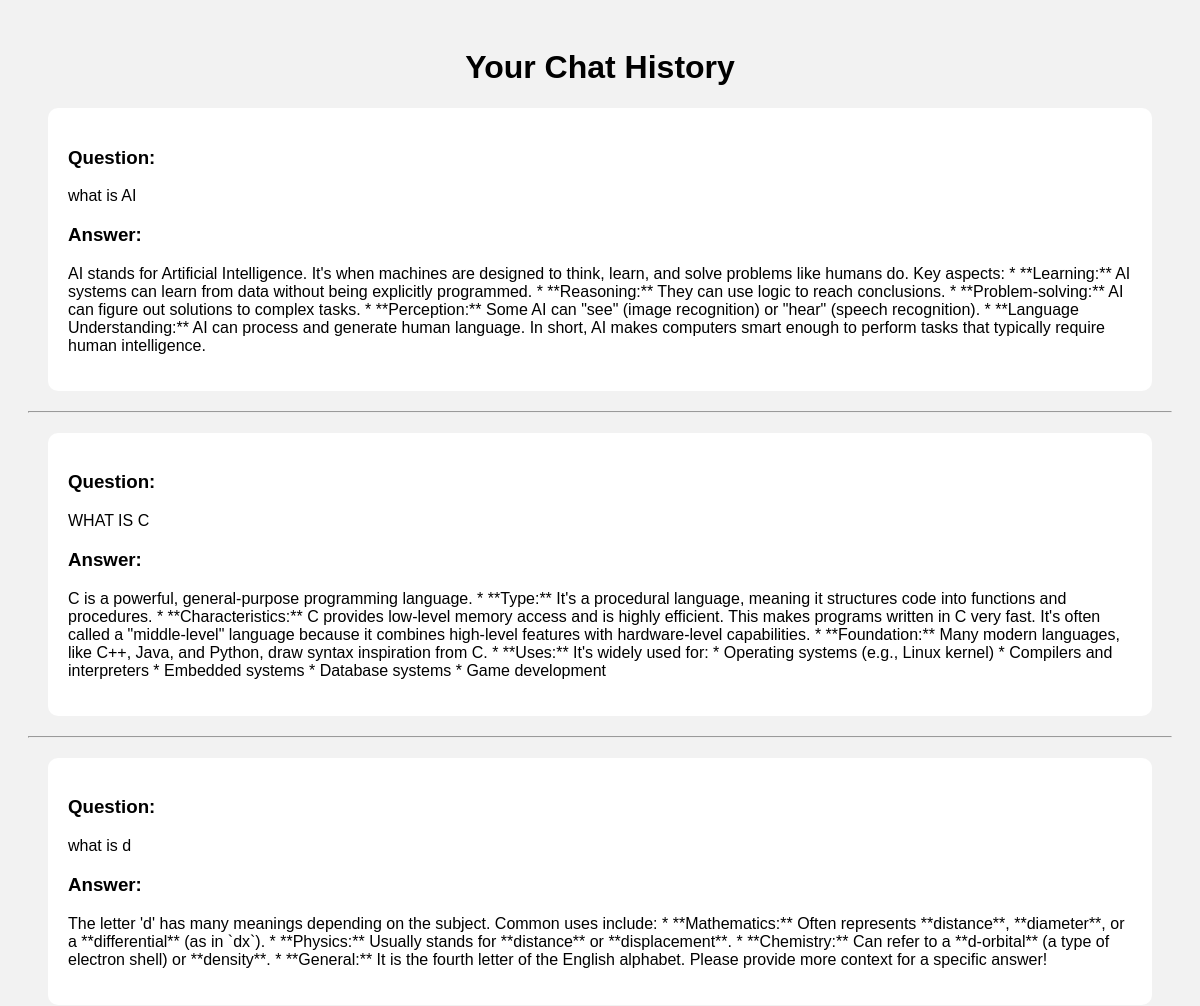
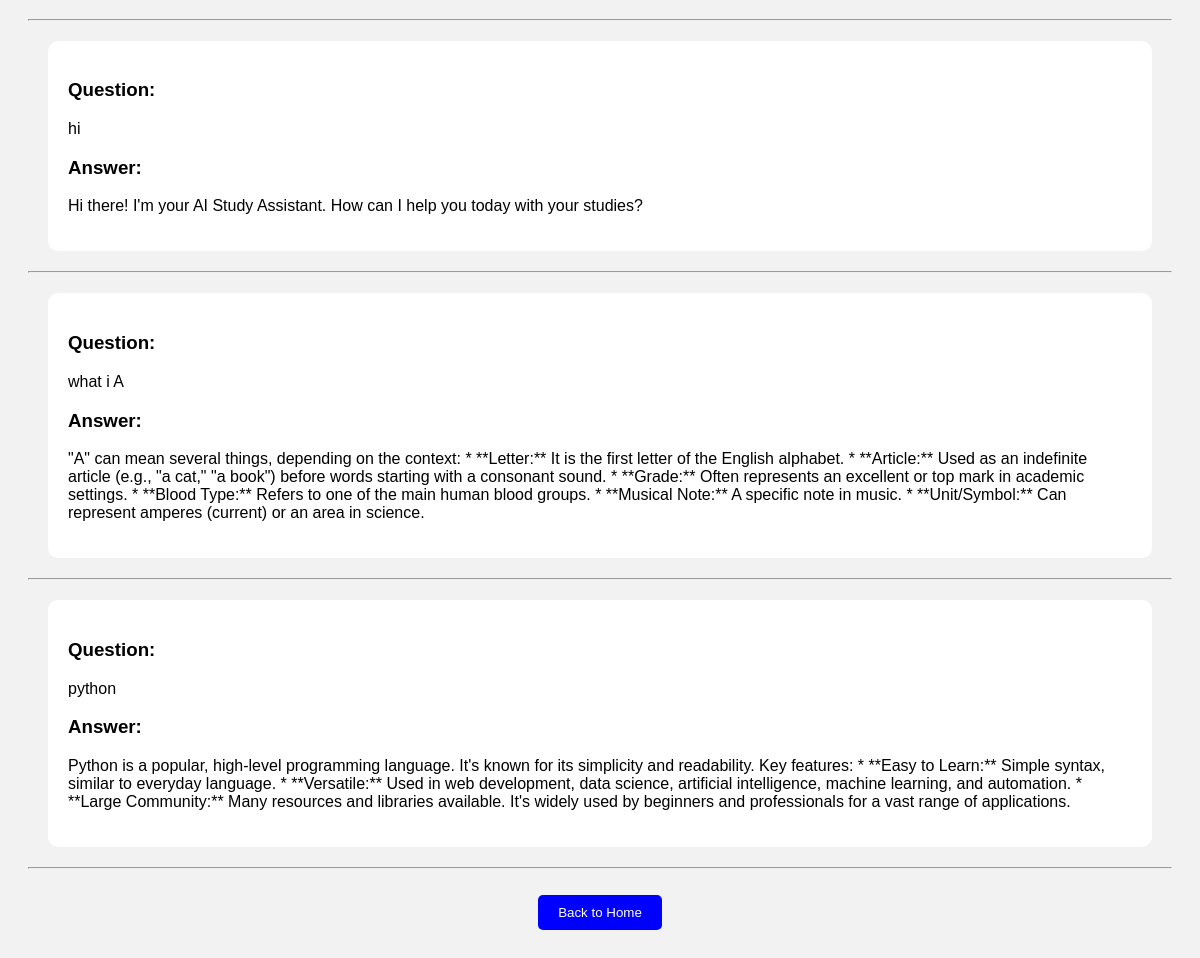
Screenshot of /history (signed in) with the database file from the repository (2 pictures, top to bottom).
### tables this page shows
CREATE TABLE chats(
    id INTEGER PRIMARY KEY AUTOINCREMENT,
    username TEXT,
    question TEXT,
    answer TEXT
);

### .gitignore/app.py (the view)
@app.route('/history')
def history():
    connection = sqlite3.connect("study.db")
    cursor = connection.cursor()
    cursor.execute(
        "SELECT question, answer FROM chats WHERE username=?",
        (session['user'],)
    )
    records = cursor.fetchall()
    connection.close()
    return render_template(
        "history.html",
        records=records
    )

### templates/history.html (shortened to what this page needs)
<!DOCTYPE html>
<html>
<head>
    <link rel="stylesheet"
          href="{{ url_for('static', filename='style.css') }}">
</head>
<body>
    <h1>Your Chat History</h1>
    {% for record in records %}
        <div class="chat-box">
            <h3>Question:</h3>
            <p>{{ record[0] }}</p>
            <h3>Answer:</h3>
            <p>{{ record[1] }}</p>
        </div>
        <hr>
    {% endfor %}
    <br>
    <a href="/home">
        <button>Back to Home</button>
    </a>
</body>
</html>

### static/style.css (style rules this page uses)
body { font-family: Arial, sans-serif; background: #f2f2f2; text-align: center; padding: 20px; }
button { padding: 10px 20px; background: blue; color: white; border: none; border-radius: 5px; cursor: pointer; }
.chat-box { background: white; padding: 20px; margin: 20px; border-radius: 10px; text-align: left; }

### rows the page displays
chats: question "what is AI", answer "AI stands for Artificial Intelligence. It's when machines are designed to think, learn, and solve problems like humans do. Key aspects: * **Learning:** AI systems can learn from data without being explicitly programmed. * **Reasoning:** They can use logic to reach conclusions. * **Problem-solving:** AI can figure out solutions to complex tasks. * **Perception:** Some AI can \"see\" (image recognition) or \"hear\" (speech recognition). * **Language Understanding:** AI can process and generate human language. In short, AI makes computers smart enough to perform tasks that typically require human intelligence."
chats: question "WHAT IS C", answer "C is a powerful, general-purpose programming language. * **Type:** It's a procedural language, meaning it structures code into functions and procedures. * **Characteristics:** C provides low-level memory access and is highly efficient. This makes programs written in C very fast. It's often called a \"middle-level\" language because it combines high-level features with hardware-level capabilities. * **Foundation:** Many modern languages, like C++, Java, and Python, draw syntax inspiration from C. * **Uses:** It's widely used for: * Operating systems (e.g., Linux kernel) * Compilers and interpreters * Embedded systems * Database systems * Game development"
chats: question "what is d", answer "The letter 'd' has many meanings depending on the subject. Common uses include: * **Mathematics:** Often represents **distance**, **diameter**, or a **differential** (as in `dx`). * **Physics:** Usually stands for **distance** or **displacement**. * **Chemistry:** Can refer to a **d-orbital** (a type of electron shell) or **density**. * **General:** It is the fourth letter of the English alphabet. Please provide more context for a specific answer!"
chats: question "hi", answer "Hi there! I'm your AI Study Assistant. How can I help you today with your studies?"
chats: question "what i A", answer "\"A\" can mean several things, depending on the context: * **Letter:** It is the first letter of the English alphabet. * **Article:** Used as an indefinite article (e.g., \"a cat,\" \"a book\") before words starting with a consonant sound. * **Grade:** Often represents an excellent or top mark in academic settings. * **Blood Type:** Refers to one of the main human blood groups. * **Musical Note:** A specific note in music. * **Unit/Symbol:** Can represent amperes (current) or an area in science."
chats: question "python", answer "Python is a popular, high-level programming language. It's known for its simplicity and readability. Key features: * **Easy to Learn:** Simple syntax, similar to everyday language. * **Versatile:** Used in web development, data science, artificial intelligence, machine learning, and automation. * **Large Community:** Many resources and libraries available. It's widely used by beginners and professionals for a vast range of applications."
